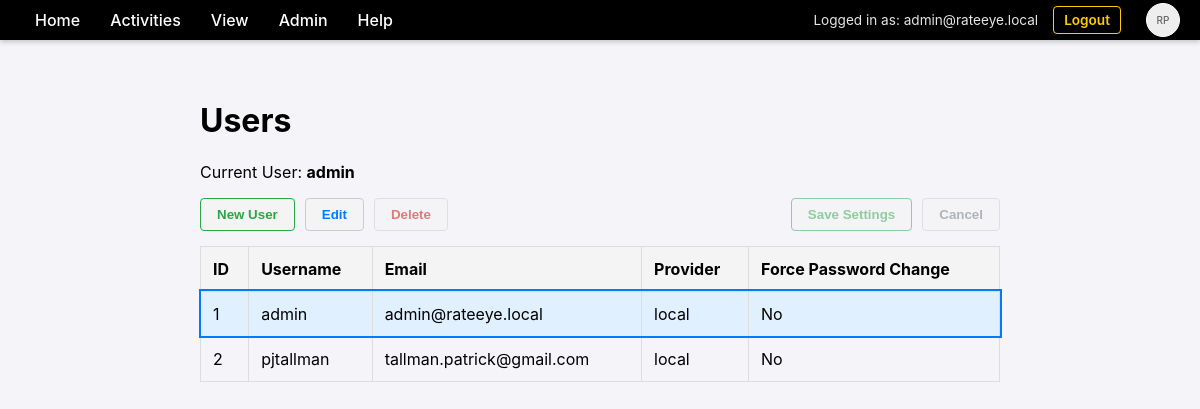
/admin/users (signed in), run on an earlier commit of the app's database.
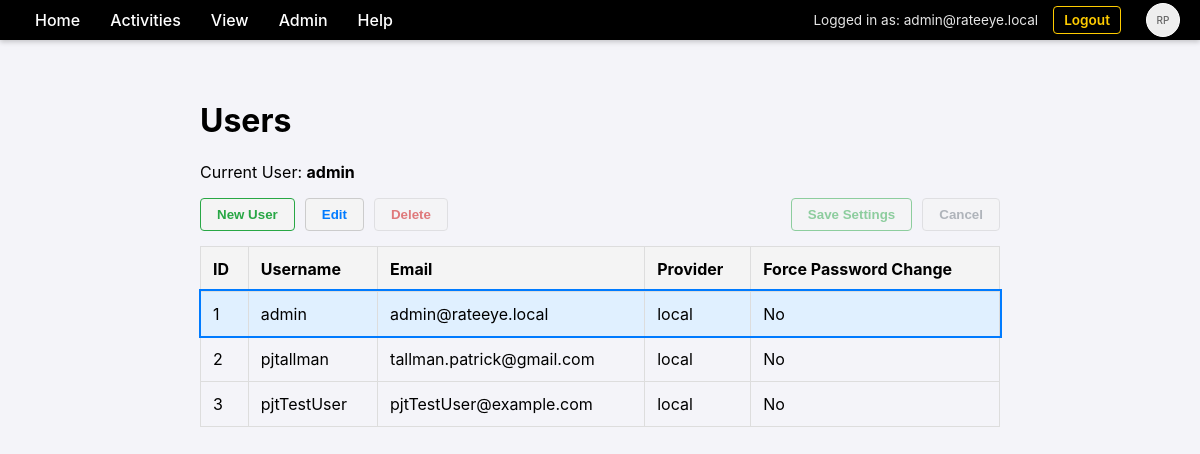
And on a later commit of the database.
### database.py (models this page shows)
class User(Base):
    __tablename__ = "users"
    id = Column(Integer, primary_key=True, index=True)
    username = Column(String, unique=True, index=True)
    email = Column(String, unique=True, index=True)
    hashed_password = Column(String, nullable=True)
    is_authorized = Column(Boolean, default=True)
    force_password_change = Column(Boolean, default=False)
    provider = Column(String, default="local")
    profile_json = Column(Text, nullable=True)
    photo_url = Column(String, nullable=True)
    settings = relationship("UserSetting", back_populates="user", cascade="all, delete-orphan")
    roles = relationship("Role", secondary=user_roles, back_populates="users")
    permissions = relationship("Permission", back_populates="user", cascade="all, delete-orphan")

### main.py (the view)
@app.get("/admin/users", response_class=HTMLResponse, tags=[PageType.MAINTENANCE])
async def list_users(
    request: Request,
    accept_language: str = Header(None),
    user: User = Depends(check_page_permission),
    db: Session = Depends(get_db)
):
    t = get_text(accept_language)
    users = db.query(User).all()
    return templates.TemplateResponse(request, "admin_users.html", {"t": t, "users": users, "user": user})

### templates/admin_users.html (shortened to what this page needs)
{% extends "base.html" %}
{% block content %}
    <h1>{{ t.heading_user_maintenance }}</h1>
    <p>{{ t.label_current_user }}: <strong>{{ user.username or user.email }}</strong></p>
    <div class="action-bar">
        <div class="left-actions">
            <button id="btn-new" class="btn-action btn-edit" style="color: #28a745; border-color: #28a745;">{{ t.btn_new_user }}</button>
            <button id="btn-edit" class="btn-action btn-edit">{{ t.btn_edit }}</button>
            <button id="btn-delete" class="btn-action btn-delete">{{ t.btn_delete }}</button>
        </div>
        <div class="right-actions">
            <button id="btn-save" class="btn-action btn-save" disabled>{{ t.btn_save }}</button>
            <button id="btn-cancel" class="btn-action btn-cancel" disabled>{{ t.btn_cancel }}</button>
        </div>
    </div>
    <table id="user-table">
        <thead>
            <tr>
                <th>{{ t.th_id }}</th>
                <th>{{ t.th_username }}</th>
                <th>{{ t.th_email }}</th>
                <th>{{ t.th_provider }}</th>
                <th>{{ t.th_force_pw_change }}</th>
            </tr>
        </thead>
        <tbody>
            {% for u in users %}
            <tr id="row-{{ u.id }}" data-user-id="{{ u.id }}" data-is-self="{{ 'true' if u.id == user.id else 'false' }}">
                <td>{{ u.id }}</td>
                <td class="col-username" data-original="{{ u.username }}">{{ u.username or u.email.split('@')[0] }}</td>
                <td class="col-email" data-original="{{ u.email }}">{{ u.email }}</td>
                <td>{{ u.provider }}</td>
                <td class="col-force-pw" data-original="{{ 'true' if u.force_password_change else 'false' }}">
                    {{ t.msg_yes if u.force_password_change else t.msg_no }}
                </td>
            </tr>
            {% endfor %}
        </tbody>
    </table>
{% endblock %}

### templates/base.html (shortened to what this page needs)
<!DOCTYPE html>
<html>
<head>
    <link rel="stylesheet" href="/static/css/style.css">
</head>
<body>
    <div class="menu-bar">
        <div class="menu-item" data-href="/">{{ t.item_home or 'Home' }}</div>
        <div class="menu-item">{{ t.menu_activities or 'Activities' }}
        </div>
        <div class="menu-item">{{ t.menu_view }}
        </div>
        {% if user and 'Admin' in user.roles | map(attribute='name') %}
        <div class="menu-item">{{ t.menu_admin or 'Admin' }}
        </div>
        {% endif %}
        <div class="menu-item">{{ t.menu_help }}
        </div>
        <div class="user-info">
            {% if user %}
                <span>{{ t.msg_logged_in_as }} {{ user.email }}</span>
                <a href="/logout" style="margin-right: 15px;">{{ t.nav_logout }}</a>
                <div class="menu-item" style="padding: 0;">
                    {% if user.photo_url %}
                        <img src="{{ user.photo_url }}" class="user-photo" alt="User Photo">
                    {% else %}
                        <div class="user-photo" style="display: flex; align-items: center; justify-content: center; font-size: 10px; color: #666;">
                            RP
                        </div>
                    {% endif %}
                </div>
            {% else %}
                <a href="/login">{{ t.nav_login }}</a>
                <a href="/register">{{ t.nav_register }}</a>
            {% endif %}
        </div>
    </div>
    <div class="content">
        {% block content %}{% endblock %}
    </div>
</body>
</html>

### static/css/style.css (style rules this page uses)
body { font-family: -apple-system, BlinkMacSystemFont, "Segoe UI", Roboto, Helvetica, Arial, sans-serif; margin: 0; padding: 0; background-color: #f4f4f9; }
.menu-bar { background-color: #000000; color: #ffffff; display: flex; padding: 0 20px; align-items: stretch; box-shadow: 0 2px 5px rgba(0,0,0,0.2); height: 40px; }
.menu-item { position: relative; padding: 0 15px; cursor: pointer; font-weight: 500; display: flex; align-items: center; }
.content { padding: 40px; max-width: 800px; margin: 0 auto; }
.user-info { margin-left: auto; display: flex; align-items: center; color: white; font-size: 0.85em; }
.user-info span { margin-right: 15px; opacity: 0.9; }
.user-info a { color: #ffcc00; font-weight: 600; text-decoration: none; padding: 5px 10px; border: 1px solid #ffcc00; border-radius: 4px; }
.user-photo { width: 32px; height: 32px; border-radius: 50%; background: #eee; margin-left: 10px; object-fit: cover; border: 1px solid #fff; }

### templates/admin_users.html (style rules this page uses)
table { width: 100%; border-collapse: collapse; margin-top: 10px; cursor: pointer; }
th, td { border: 1px solid #ddd; padding: 12px; text-align: left; }
th { background-color: #f4f4f4; }
.selected-row { background-color: #e0f0ff !important; outline: 2px solid #007bff; }
.action-bar { margin-bottom: 15px; display: flex; justify-content: space-between; align-items: center; }
.left-actions, .right-actions { display: flex; gap: 10px; }
.btn-action { padding: 8px 16px; font-weight: bold; cursor: pointer; border: 1px solid #ccc; background-color: #f4f4f4; border-radius: 4px; }
.btn-action:disabled { opacity: 0.5; cursor: not-allowed; }
.btn-delete { color: #c00; }
.btn-edit { color: #007bff; }
.btn-save { color: #28a745; border-color: #28a745; }
.btn-cancel { color: #6c757d; }

What changed in the data, as far as the page shows it:
added User: id "3", username "pjtTestUser", email "pjtTestUser@example.com", provider "local", force_password_change "No"
